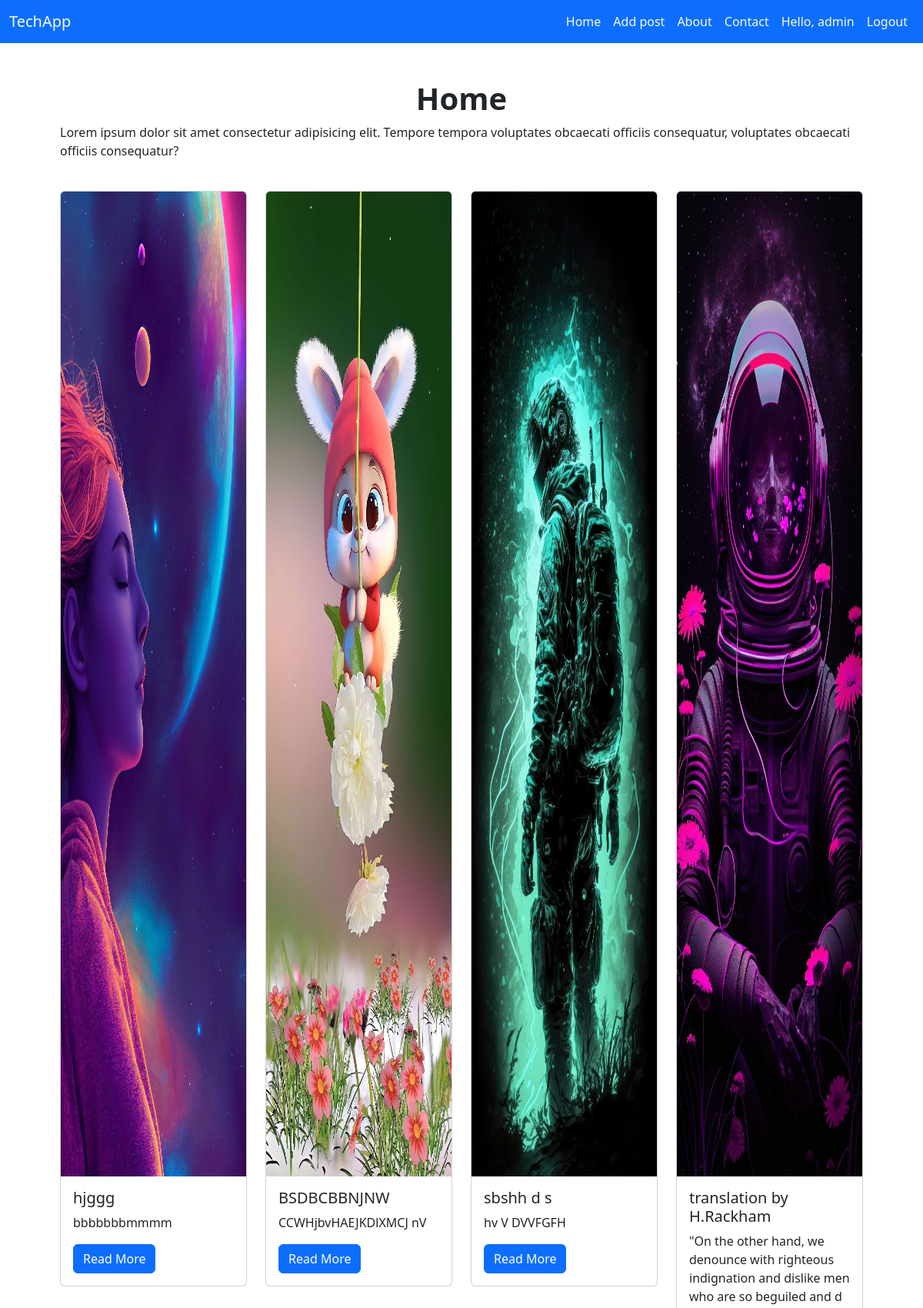
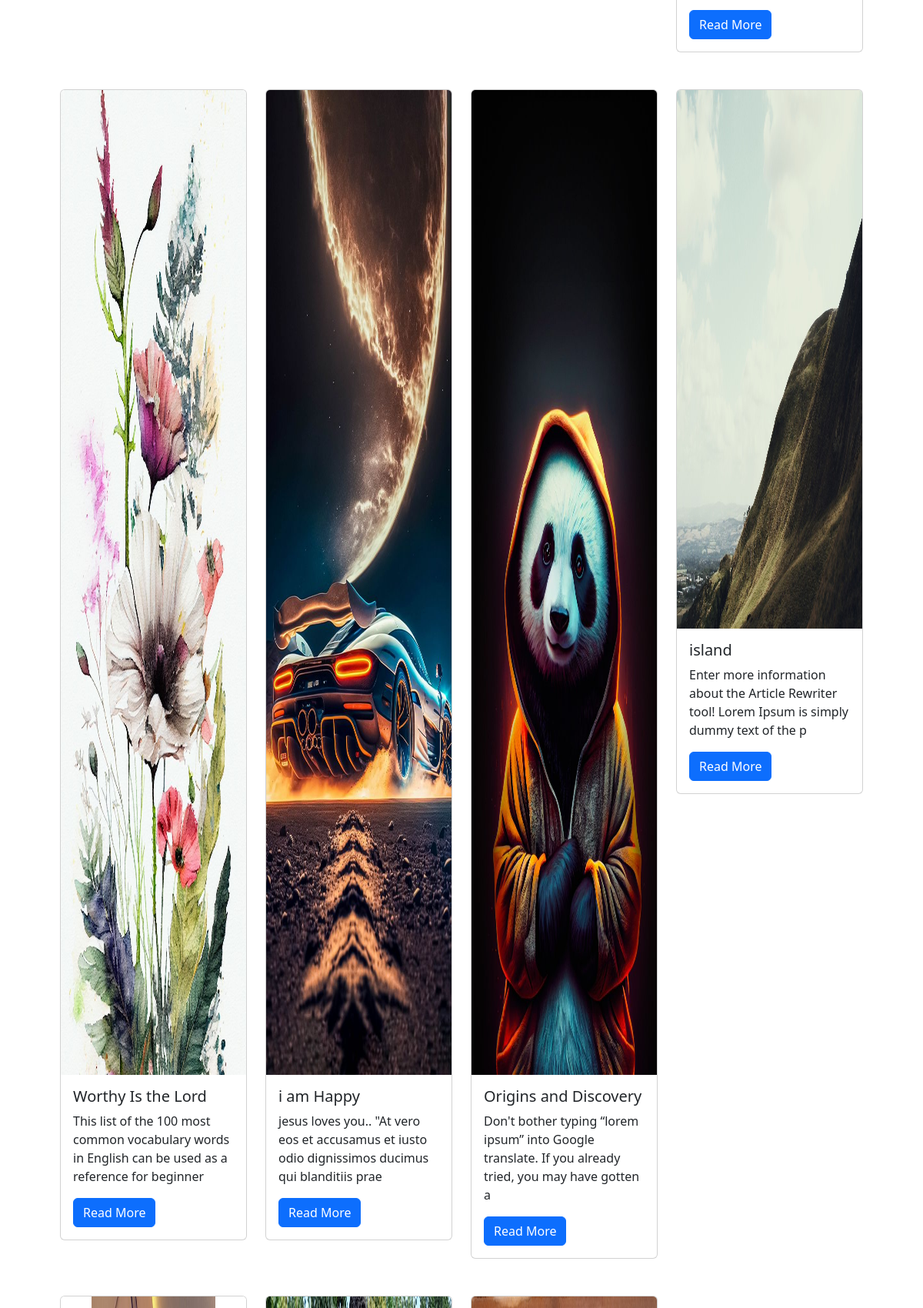
The app's page /home/ (signed in, upper part) with its own data (2 pictures, top to bottom).
### techapp/models.py (models this page shows)
class Post(models.Model):
    title = models.CharField(max_length=100,blank=False,null=False)
    description = models.TextField(blank=False,null=False)
    image = ImageField()
    def __str__(self) :
        return self.title

### techapp/views.py (the view)
# urls.py: path('home/',HomePageView.as_view(),name='home'),
class HomePageView(LoginRequiredMixin,TemplateView):
    template_name = "home.html"
    def get_context_data(self, **kwargs):
        context = super().get_context_data(**kwargs)
        context['posts'] = Post.objects.all().order_by('-id')
        return context

### template/home.html (shortened to what this page needs)
{% extends 'base.html' %}
{% load thumbnail %}
{% block body %}
<div class="container p-5">
    <h1 class="text-center fs-1 fw-bold">Home</h1>
    <p>Lorem ipsum dolor sit amet consectetur adipisicing elit. Tempore tempora voluptates obcaecati officiis
    consequatur, voluptates obcaecati officiis consequatur?</p>
    <div class="row">
        {% for post in posts %}
        <div class="col-md-3 my-4">
            <div class="card">
                {% thumbnail post.image "200x200" crop="center" as im %}
                <img src="{{ im.url }}" class="card-img-top" width="{{ im.width }}" height="{{ im.height }}">
                {% endthumbnail %}
                <div class="card-body">
                    <h5 class="card-title">{{post.title}} </h5>
                    <p class="card-text">{{post.description|slice:":100"}}</p>
                    <a href="{% url 'detail' post.id %}" class="btn btn-primary">Read More</a>
                </div>
            </div>
        </div>
        {% endfor %}
    </div>
</div>
{% endblock body %}

### template/base.html (shortened to what this page needs)
<!DOCTYPE html>
<html lang="en">
<head>
    <link href="https://cdn.jsdelivr.net/npm/bootstrap@5.3.0-alpha2/dist/css/bootstrap.min.css" rel="stylesheet"
>
</head>
<body>
    <nav class="navbar navbar-expand-lg  bg-primary  navbar-light">
        <div class="container-fluid">
            <a class="navbar-brand text-light" href="{% url 'index' %}">TechApp</a>
            <div class="collapse navbar-collapse " id="navbarNavAltMarkup">
                <div class="navbar-nav ms-auto text-light">
                    <a class="nav-link text-light active" aria-current="page" href="{% url 'home' %}">Home</a>
                    <a class="nav-link text-light" href="{% url 'post' %}" >Add post</a>
                    <a class="nav-link text-light" href="{% url 'about' %}">About</a>
                    <a class="nav-link text-light" href="{% url 'contact' %}">Contact</a>
                    {% if  user.is_authenticated %}
                    <a  class="nav-link text-light" href="#"> Hello, {{request.user}}</a>
                    <a class="nav-link text-light" href="{% url 'logout' %}">Logout</a>
                    {% else %}
                    <a class="nav-link text-light" href="{% url 'register' %}">Register</a>
                    <a class="nav-link text-light" href="{% url 'login' %}">Login</a>
                    {% endif %}
                </div>
            </div>
        </div>
    </nav>
    {% block body %}
    {% endblock body %}
</body>
</html>

### records on screen
Post: shows a picture, title "hjggg", description "bbbbbbbmmmm"
Post: shows a picture, title "BSDBCBBNJNW", description "CCWHjbvHAEJKDlXMCJ nV"
Post: shows a picture, title "sbshh d s", description "hv V DVVFGFH"
Post: shows a picture, title "translation by H.Rackham", description "\"On the other hand, we denounce with righteous indignation and dislike men who are so beguiled and d"
Post: shows a picture, title "Worthy Is the Lord", description "This list of the 100 most common vocabulary words in English can be used as a reference for beginner"
Post: shows a picture, title "i am Happy", description "jesus loves you.. \"At vero eos et accusamus et iusto odio dignissimos ducimus qui blanditiis prae"
Post: shows a picture, title "Origins and Discovery", description "Don't bother typing “lorem ipsum” into Google translate. If you already tried, you may have gotten a"
Post: shows a picture, title "island", description "Enter more information about the Article Rewriter tool! Lorem Ipsum is simply dummy text of the p"
Post: shows a picture
Post: shows a picture
Post: shows a picture

### other values on screen
{{ request.user }} "admin"
